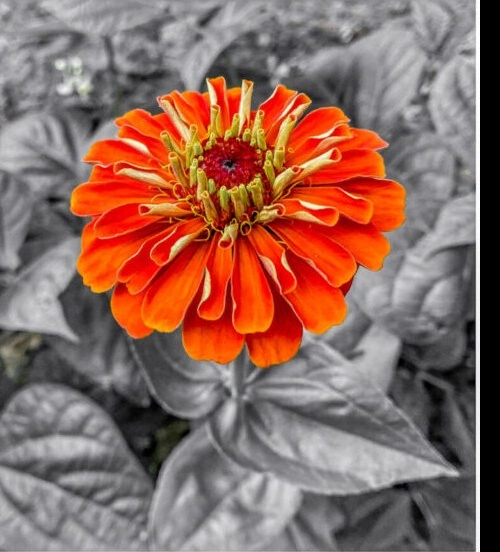
#> input picture images/left_eye_image.jpg, 500 x 552 px
$ python Disparity.py
#> lines starting #> are read from the running program, lines starting #| are printed output that depends on the picture
"""
    Disparity  : İki görüntüde ayni noktanin yatay kaymasi
    Depth : Disparity kullanarak hesaplanan uzaklik
    Rectification : İki görüntüyü yatay hizalama işlemi
    Baseline : İki kamera arasindaki fiziksel mesafe
    Focal lenght : Kameranin odak uzunluğu

    Disparity Map : Noktalar ne kadar kaymiş?
    Depth Map : Noktalar kameraya ne kadar uzak?

    Burdaki kod için stereo görüntülere ihtiyacimiz var eğer bulamazsaniz create_stereo_image.py dosyasindan kodlar üzerinden örnek bir stereo görüntüsü oluşturabilirisiniz.
"""

import cv2
import matplotlib.pyplot as plt
import numpy as np

img_left = cv2.imread("images/left_eye_image.jpg", cv2.IMREAD_GRAYSCALE)
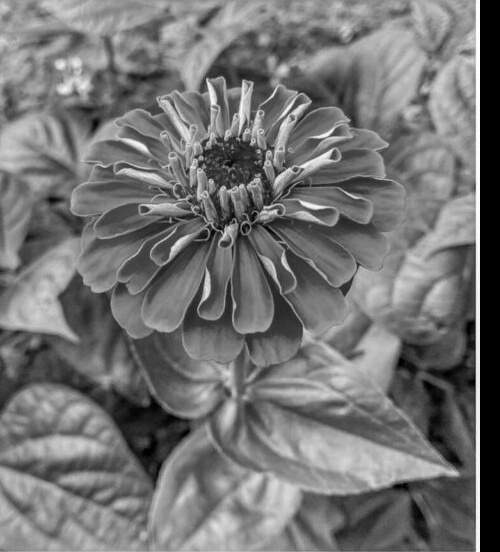
#> img_left: shape (552, 500); min 0, max 255, mean 115.7
img_right = cv2.imread("images/right_eye_image.jpg", cv2.IMREAD_GRAYSCALE)
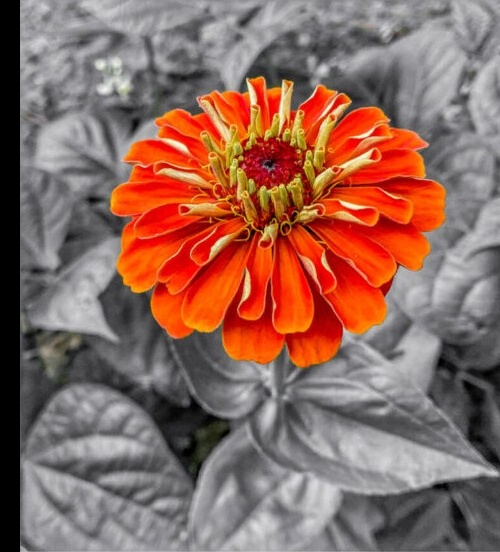
#> input picture images/right_eye_image.jpg, 500 x 552 px
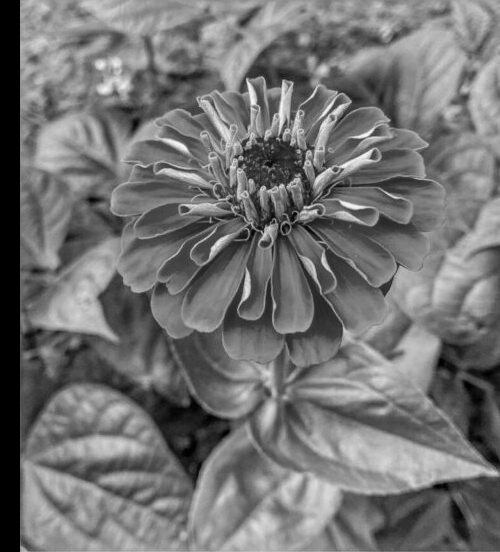
#> img_right: shape (552, 500); min 0, max 251, mean 115


"""
Disparity map üretiminde OpenCV'de iki yöntem var:
    StereoBM_create() -> hizli ama biraz düşük kalite
    StereoSGBM_create() -> daha kaliteli(kullandiğim)
"""

# Stereo SGBM (Semi Global Block Matching) oluştur - eşleştirici
stereo = cv2.StereoSGBM_create(minDisparity=0, #eşleşmeler için min derinlik farkı
                                numDisparities=64,
                                blockSize=5, # blok boyutu
                                P1=8 * 3 * 5**2,  # İç parametreler ve piksel farkları
                                P2=32 * 3 * 5**2,  # İç parametreler ve piksel farkları
                                disp12MaxDiff=1, # disparit mapde her iki yönswki max fark
                                uniquenessRatio=10,# potansiyel eşleşmenin benzersiz olma orani
                                speckleWindowSize=100,
                                speckleRange=32)

"""
StereoSGBM_create(): Bu fonksiyon, stereo eşleştirme (disparity map) üretmek için kullanılan bir algoritma olan "Semi Global Block Matching" (SGBM) metodunu oluşturur.

    minDisparity: Görüntüdeki eşleşmeler için minimum disparity (derinlik farkı) değerini belirtir. Bu, genellikle 0 olarak belirlenir.
    numDisparities: Derinlik haritasındaki disparity (fark) değerinin aralığını belirtir. Burada 64, yani 64 farklı disparity değeri hesaplanacaktır.
    blockSize: Eşleştirme için kullanılan blok boyutunu belirler. Bu, görüntüdeki her bir küçük alanın ne kadar geniş olacağını belirtir.
    P1 ve P2: Bu parametreler, stereo eşleştirmede pikseller arasındaki farkların cezalandırılmasını kontrol eder. P1 daha düşük (küçük farklara) ve P2 daha yüksek (büyük farklara) cezalar uygular.
    disp12MaxDiff: Disparity haritasında, her iki yön arasındaki maksimum farkı belirtir. Bu, eşleştirmenin tutarsızlıklarını engellemek için kullanılır.
    uniquenessRatio: Eşleştirme işlemi için, potansiyel eşleşmenin benzersiz olma oranını ayarlayan bir parametredir.
    speckleWindowSize: Görüntüdeki "gürültü" noktalarını ortadan kaldırmaya yardımcı olan bir parametre.
    speckleRange: Eşleşmeler arasındaki farklılıkları sınırlayan bir parametre.
"""

# Eşleştirme işlemi - disparity map
disparity = stereo.compute(img_left, img_right).astype(np.float32) / 16.0
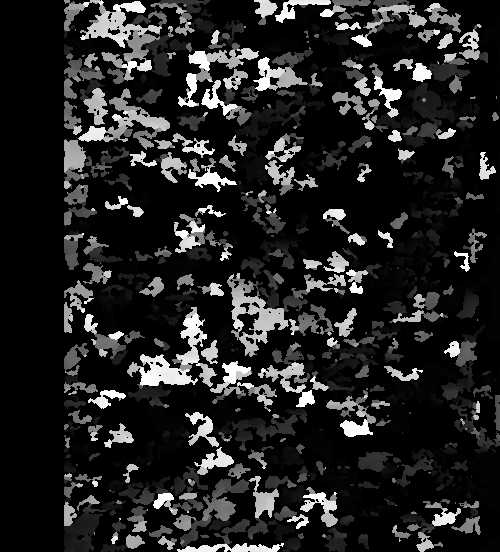
#> disparity: shape (552, 500) float32; min -1, max 63, mean 7.9; drawn with min black and max white
"""
    stereo.compute(): Sol ve sağ göz görüntüleri arasındaki disparity (fark) haritasını hesaplar. Disparity haritası, her pikselin sağ ve sol göz arasındaki yatay farkı temsil eder.
    astype(np.float32): Hesaplanan disparity haritasını float32 türüne dönüştürür. Bu, hassas hesaplamalar yapabilmek için gereklidir.
    / 16.0: OpenCV, disparity değerlerini genellikle 16 ile çarpar. Bu adım, bu çarpanı tersine çevirmeyi sağlar, yani doğru disparity değerlerine ulaşırız.
"""

# Disparity haritasını görselleştir
plt.figure(figsize=(10, 5))
plt.imshow(disparity, cmap='gray')
plt.colorbar()
plt.title("Disparity Map")
plt.axis("off")


""" Depth(Derinlik) Haritasi Üretimi """

#stereo kameranin parametreleri
focal_lenght = 1000 # odak uzakliği (örnek değer)
baseline = 0.54 # Kamera merkezleri arası mesafe (metre)

# Derinlik hesapla (Z = f* B / disparity)
depth = (focal_lenght * baseline) / (disparity + 1e-6) # 0 bölmeye karşı küçük sayi ekledik
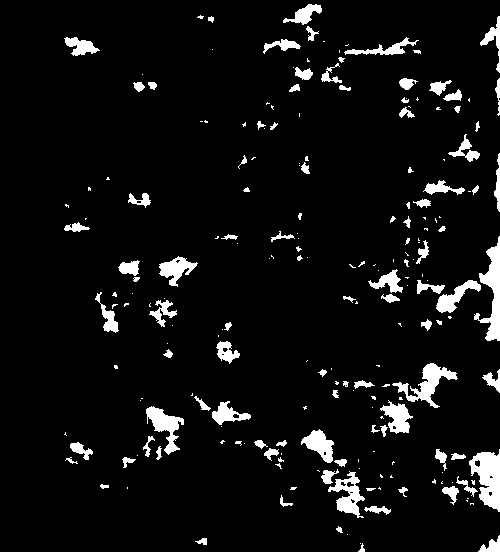
#> depth: shape (552, 500) float32; min -540, max 540000000, mean 34035332; drawn with min black and max white
"""
    focal_lenght: Bu, stereo kameranın odak uzaklığıdır. 1000 örnek bir değerdir ve kameranın lens özelliklerine göre değişebilir.
    baseline: Kamera merkezleri arasındaki mesafeyi belirtir. Bu mesafe, kameralar arasındaki fiziksel mesafeyi ifade eder ve genellikle santimetre veya metre cinsinden ölçülür.
    depth: Derinlik (Z) haritasını hesaplamak için kullanılan formül, Z = (f * B) / disparity'dir. Burada:

        f odak uzaklığı,
        B kameralar arasındaki mesafe (baseline),
        disparity ise iki görüntü arasındaki farktır.
        1e-6: disparity sıfır olduğunda bölme hatasını önlemek için eklenen küçük bir değerdir.
"""

# derinlik haritasini görselleştir
plt.figure(figsize=(10,5))
plt.imshow(depth, 'plasma')
plt.title('Derinlik haritasi')
plt.colorbar(label = 'Mesafe (metre)')
plt.axis("off")
plt.show()
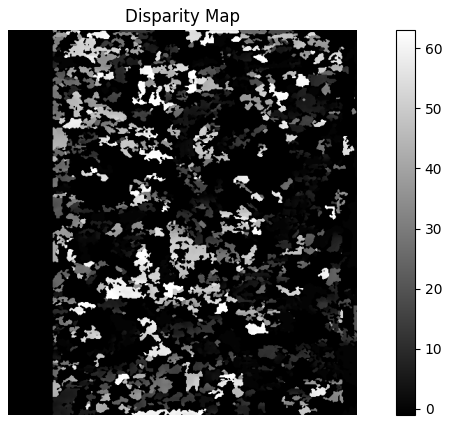
#> figure drawn by matplotlib, 2 panels
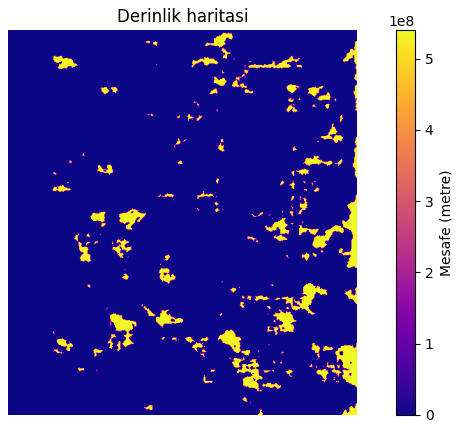
#> figure drawn by matplotlib, 2 panels
